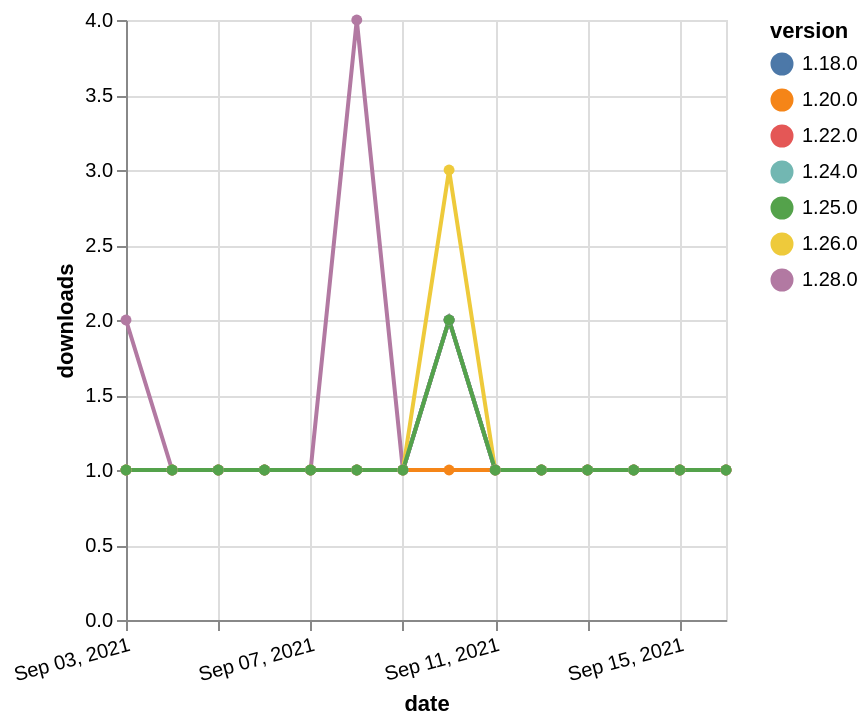

Express this chart as Vega-Lite.
### Vega-Lite specification from a JSON file in a GitHub repository (floating-point values rounded to 4 significant figures)
{"$schema": "https://vega.github.io/schema/vega-lite/v5.json", "description": "A simple bar chart with embedded data.", "data": {"values": [{"date": "2021-09-03", "total": 223, "delta": 1, "version": "1.18.0"}, {"date": "2021-09-04", "total": 224, "delta": 1, "version": "1.18.0"}, {"date": "2021-09-05", "total": 225, "delta": 1, "version": "1.18.0"}, {"date": "2021-09-06", "total": 226, "delta": 1, "version": "1.18.0"}, {"date": "2021-09-07", "total": 227, "delta": 1, "version": "1.18.0"}, {"date": "2021-09-08", "total": 228, "delta": 1, "version": "1.18.0"}, {"date": "2021-09-09", "total": 229, "delta": 1, "version": "1.18.0"}, {"date": "2021-09-10", "total": 231, "delta": 2, "version": "1.18.0"}, {"date": "2021-09-11", "total": 232, "delta": 1, "version": "1.18.0"}, {"date": "2021-09-12", "total": 233, "delta": 1, "version": "1.18.0"}, {"date": "2021-09-13", "total": 234, "delta": 1, "version": "1.18.0"}, {"date": "2021-09-14", "total": 235, "delta": 1, "version": "1.18.0"}, {"date": "2021-09-15", "total": 236, "delta": 1, "version": "1.18.0"}, {"date": "2021-09-16", "total": 237, "delta": 1, "version": "1.18.0"}, {"date": "2021-09-03", "total": 165, "delta": 1, "version": "1.22.0"}, {"date": "2021-09-04", "total": 166, "delta": 1, "version": "1.22.0"}, {"date": "2021-09-05", "total": 167, "delta": 1, "version": "1.22.0"}, {"date": "2021-09-06", "total": 168, "delta": 1, "version": "1.22.0"}, {"date": "2021-09-07", "total": 169, "delta": 1, "version": "1.22.0"}, {"date": "2021-09-08", "total": 170, "delta": 1, "version": "1.22.0"}, {"date": "2021-09-09", "total": 171, "delta": 1, "version": "1.22.0"}, {"date": "2021-09-10", "total": 173, "delta": 2, "version": "1.22.0"}, {"date": "2021-09-11", "total": 174, "delta": 1, "version": "1.22.0"}, {"date": "2021-09-12", "total": 175, "delta": 1, "version": "1.22.0"}, {"date": "2021-09-13", "total": 176, "delta": 1, "version": "1.22.0"}, {"date": "2021-09-14", "total": 177, "delta": 1, "version": "1.22.0"}, {"date": "2021-09-15", "total": 178, "delta": 1, "version": "1.22.0"}, {"date": "2021-09-16", "total": 179, "delta": 1, "version": "1.22.0"}, {"date": "2021-09-03", "total": 114, "delta": 2, "version": "1.28.0"}, {"date": "2021-09-04", "total": 115, "delta": 1, "version": "1.28.0"}, {"date": "2021-09-05", "total": 116, "delta": 1, "version": "1.28.0"}, {"date": "2021-09-06", "total": 117, "delta": 1, "version": "1.28.0"}, {"date": "2021-09-07", "total": 118, "delta": 1, "version": "1.28.0"}, {"date": "2021-09-08", "total": 122, "delta": 4, "version": "1.28.0"}, {"date": "2021-09-09", "total": 123, "delta": 1, "version": "1.28.0"}, {"date": "2021-09-10", "total": 125, "delta": 2, "version": "1.28.0"}, {"date": "2021-09-11", "total": 126, "delta": 1, "version": "1.28.0"}, {"date": "2021-09-12", "total": 127, "delta": 1, "version": "1.28.0"}, {"date": "2021-09-13", "total": 128, "delta": 1, "version": "1.28.0"}, {"date": "2021-09-14", "total": 129, "delta": 1, "version": "1.28.0"}, {"date": "2021-09-15", "total": 130, "delta": 1, "version": "1.28.0"}, {"date": "2021-09-16", "total": 131, "delta": 1, "version": "1.28.0"}, {"date": "2021-09-03", "total": 162, "delta": 1, "version": "1.26.0"}, {"date": "2021-09-04", "total": 163, "delta": 1, "version": "1.26.0"}, {"date": "2021-09-05", "total": 164, "delta": 1, "version": "1.26.0"}, {"date": "2021-09-06", "total": 165, "delta": 1, "version": "1.26.0"}, {"date": "2021-09-07", "total": 166, "delta": 1, "version": "1.26.0"}, {"date": "2021-09-08", "total": 167, "delta": 1, "version": "1.26.0"}, {"date": "2021-09-09", "total": 168, "delta": 1, "version": "1.26.0"}, {"date": "2021-09-10", "total": 171, "delta": 3, "version": "1.26.0"}, {"date": "2021-09-11", "total": 172, "delta": 1, "version": "1.26.0"}, {"date": "2021-09-12", "total": 173, "delta": 1, "version": "1.26.0"}, {"date": "2021-09-13", "total": 174, "delta": 1, "version": "1.26.0"}, {"date": "2021-09-14", "total": 175, "delta": 1, "version": "1.26.0"}, {"date": "2021-09-15", "total": 176, "delta": 1, "version": "1.26.0"}, {"date": "2021-09-16", "total": 177, "delta": 1, "version": "1.26.0"}, {"date": "2021-09-03", "total": 175, "delta": 1, "version": "1.20.0"}, {"date": "2021-09-04", "total": 176, "delta": 1, "version": "1.20.0"}, {"date": "2021-09-05", "total": 177, "delta": 1, "version": "1.20.0"}, {"date": "2021-09-06", "total": 178, "delta": 1, "version": "1.20.0"}, {"date": "2021-09-07", "total": 179, "delta": 1, "version": "1.20.0"}, {"date": "2021-09-08", "total": 180, "delta": 1, "version": "1.20.0"}, {"date": "2021-09-09", "total": 181, "delta": 1, "version": "1.20.0"}, {"date": "2021-09-10", "total": 182, "delta": 1, "version": "1.20.0"}, {"date": "2021-09-11", "total": 183, "delta": 1, "version": "1.20.0"}, {"date": "2021-09-12", "total": 184, "delta": 1, "version": "1.20.0"}, {"date": "2021-09-13", "total": 185, "delta": 1, "version": "1.20.0"}, {"date": "2021-09-14", "total": 186, "delta": 1, "version": "1.20.0"}, {"date": "2021-09-15", "total": 187, "delta": 1, "version": "1.20.0"}, {"date": "2021-09-16", "total": 188, "delta": 1, "version": "1.20.0"}, {"date": "2021-09-03", "total": 142, "delta": 1, "version": "1.24.0"}, {"date": "2021-09-04", "total": 143, "delta": 1, "version": "1.24.0"}, {"date": "2021-09-05", "total": 144, "delta": 1, "version": "1.24.0"}, {"date": "2021-09-06", "total": 145, "delta": 1, "version": "1.24.0"}, {"date": "2021-09-07", "total": 146, "delta": 1, "version": "1.24.0"}, {"date": "2021-09-08", "total": 147, "delta": 1, "version": "1.24.0"}, {"date": "2021-09-09", "total": 148, "delta": 1, "version": "1.24.0"}, {"date": "2021-09-10", "total": 150, "delta": 2, "version": "1.24.0"}, {"date": "2021-09-11", "total": 151, "delta": 1, "version": "1.24.0"}, {"date": "2021-09-12", "total": 152, "delta": 1, "version": "1.24.0"}, {"date": "2021-09-13", "total": 153, "delta": 1, "version": "1.24.0"}, {"date": "2021-09-14", "total": 154, "delta": 1, "version": "1.24.0"}, {"date": "2021-09-15", "total": 155, "delta": 1, "version": "1.24.0"}, {"date": "2021-09-16", "total": 156, "delta": 1, "version": "1.24.0"}, {"date": "2021-09-03", "total": 144, "delta": 1, "version": "1.25.0"}, {"date": "2021-09-04", "total": 145, "delta": 1, "version": "1.25.0"}, {"date": "2021-09-05", "total": 146, "delta": 1, "version": "1.25.0"}, {"date": "2021-09-06", "total": 147, "delta": 1, "version": "1.25.0"}, {"date": "2021-09-07", "total": 148, "delta": 1, "version": "1.25.0"}, {"date": "2021-09-08", "total": 149, "delta": 1, "version": "1.25.0"}, {"date": "2021-09-09", "total": 150, "delta": 1, "version": "1.25.0"}, {"date": "2021-09-10", "total": 152, "delta": 2, "version": "1.25.0"}, {"date": "2021-09-11", "total": 153, "delta": 1, "version": "1.25.0"}, {"date": "2021-09-12", "total": 154, "delta": 1, "version": "1.25.0"}, {"date": "2021-09-13", "total": 155, "delta": 1, "version": "1.25.0"}, {"date": "2021-09-14", "total": 156, "delta": 1, "version": "1.25.0"}, {"date": "2021-09-15", "total": 157, "delta": 1, "version": "1.25.0"}, {"date": "2021-09-16", "total": 158, "delta": 1, "version": "1.25.0"}]}, "width": "container", "mark": {"type": "line", "point": {"filled": true}}, "encoding": {"x": {"field": "date", "type": "temporal", "timeUnit": "yearmonthdate", "title": "date", "axis": {"labelAngle": -15}}, "y": {"field": "delta", "type": "quantitative", "title": "downloads"}, "color": {"field": "version", "type": "nominal"}, "tooltip": {"field": "delta"}}}
